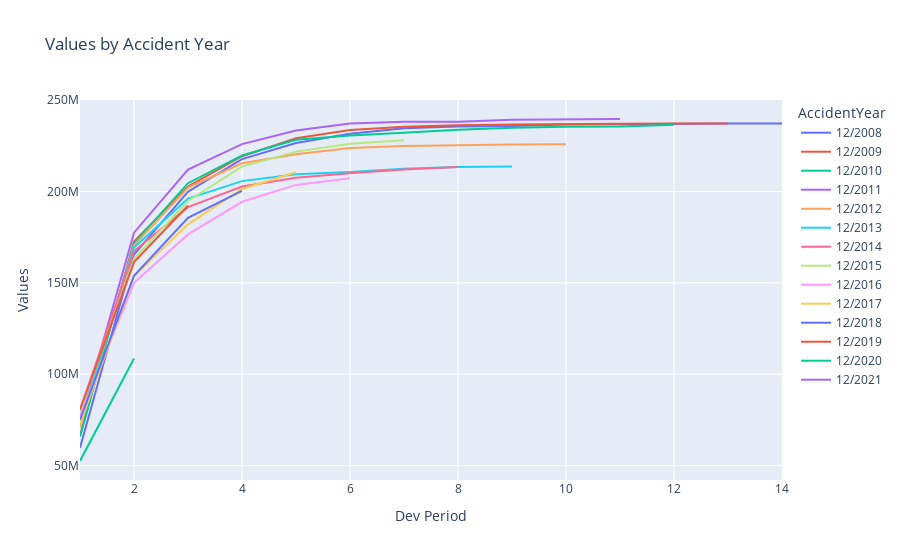
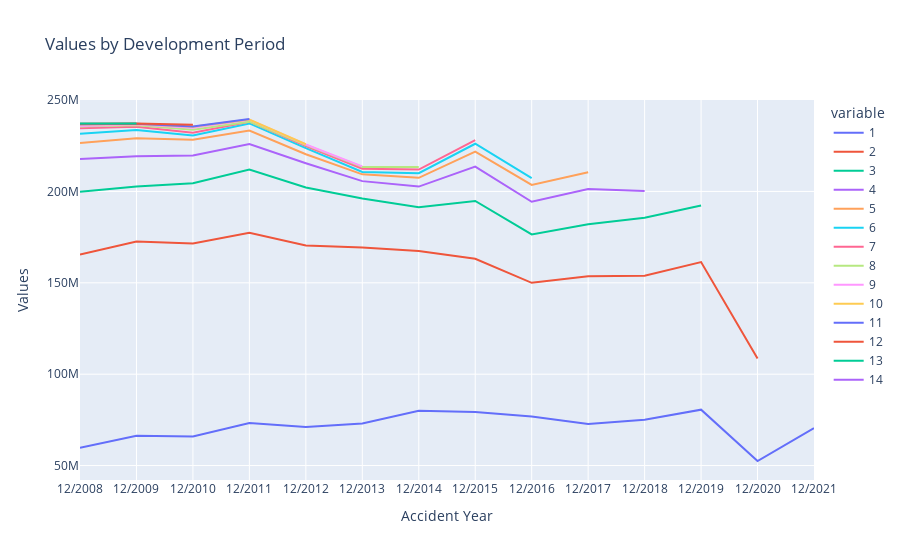

Source (notebook cell) for these figures, in order:
### Markdown cell above
## Análisis de los datos:
### Triángulo de pagos acumulado
Antes de llevar a cabo ninguna proyección, es una buena opción, y más en Python, poder hacer una análisis visual del triángulo. 

Para mostrar los gráficos, usaremos la libería *plotly.express*, si bien se pueden usar otras con un diseño más atractivo, nos decantamos por esta porque nos permite un análisis del gráfico de forma más interactiva.

A continuación veremos de forma gráfica el desarrollo de los pagos acumulados por **año de accidente:**

### Code cell
#Grafico por año de accidente y año de desarrollo del triangulo de pagos acumulados:
CumPaid_tr.graph_tr()

### Figure 1 — Plotly figure (JSON) as saved in the notebook; plotly's stock layout.template omitted (floating-point values rounded to 4 significant figures)
{"data": [{"hovertemplate": "AccidentYear=12/2008<br>index=%{x}<br>value=%{y}<extra></extra>", "legendgroup": "12/2008", "line": {"color": "#636efa", "dash": "solid"}, "marker": {"symbol": "circle"}, "mode": "lines", "name": "12/2008", "orientation": "v", "showlegend": true, "type": "scatter", "x": [1, 2, 3, 4, 5, 6, 7, 8, 9, 10, 11, 12, 13, 14], "xaxis": "x", "y": [59770000.0, 165500000.0, 199900000.0, 217700000.0, 226500000.0, 231561596, 234600000.0, 235500000.0, 235800000.0, 236700000.0, 236800000.0, 237100000.0, 237100000.0, 237139707], "yaxis": "y"}, {"hovertemplate": "AccidentYear=12/2009<br>index=%{x}<br>value=%{y}<extra></extra>", "legendgroup": "12/2009", "line": {"color": "#EF553B", "dash": "solid"}, "marker": {"symbol": "circle"}, "mode": "lines", "name": "12/2009", "orientation": "v", "showlegend": true, "type": "scatter", "x": [1, 2, 3, 4, 5, 6, 7, 8, 9, 10, 11, 12, 13, 14], "xaxis": "x", "y": [66322949, 172600000.0, 202700000.0, 219300000.0, 229098212, 233600000.0, 235400000.0, 236200000.0, 236600000.0, 236978784, 237011082, 237220333, 237200000.0, null], "yaxis": "y"}, {"hovertemplate": "AccidentYear=12/2010<br>index=%{x}<br>value=%{y}<extra></extra>", "legendgroup": "12/2010", "line": {"color": "#00cc96", "dash": "solid"}, "marker": {"symbol": "circle"}, "mode": "lines", "name": "12/2010", "orientation": "v", "showlegend": true, "type": "scatter", "x": [1, 2, 3, 4, 5, 6, 7, 8, 9, 10, 11, 12, 13, 14], "xaxis": "x", "y": [65870000.0, 171545542, 204500000.0, 219700000.0, 228315913, 230600000.0, 232100000.0, 233760436, 234800000.0, 235400000.0, 235500000.0, 236600000.0, null, null], "yaxis": "y"}, {"hovertemplate": "AccidentYear=12/2011<br>index=%{x}<br>value=%{y}<extra></extra>", "legendgroup": "12/2011", "line": {"color": "#ab63fa", "dash": "solid"}, "marker": {"symbol": "circle"}, "mode": "lines", "name": "12/2011", "orientation": "v", "showlegend": true, "type": "scatter", "x": [1, 2, 3, 4, 5, 6, 7, 8, 9, 10, 11, 12, 13, 14], "xaxis": "x", "y": [73280000.0, 177400000.0, 212000000.0, 225904938, 233300000.0, 237200000.0, 238171038, 238204519, 239276107, 239300000.0, 239647219, null, null, null], "yaxis": "y"}, {"hovertemplate": "AccidentYear=12/2012<br>index=%{x}<br>value=%{y}<extra></extra>", "legendgroup": "12/2012", "line": {"color": "#FFA15A", "dash": "solid"}, "marker": {"symbol": "circle"}, "mode": "lines", "name": "12/2012", "orientation": "v", "showlegend": true, "type": "scatter", "x": [1, 2, 3, 4, 5, 6, 7, 8, 9, 10, 11, 12, 13, 14], "xaxis": "x", "y": [71130000.0, 170500000.0, 202100000.0, 215400000.0, 220361960, 223700000.0, 224800000.0, 225400000.0, 225710275, 225800000.0, null, null, null, null], "yaxis": "y"}, {"hovertemplate": "AccidentYear=12/2013<br>index=%{x}<br>value=%{y}<extra></extra>", "legendgroup": "12/2013", "line": {"color": "#19d3f3", "dash": "solid"}, "marker": {"symbol": "circle"}, "mode": "lines", "name": "12/2013", "orientation": "v", "showlegend": true, "type": "scatter", "x": [1, 2, 3, 4, 5, 6, 7, 8, 9, 10, 11, 12, 13, 14], "xaxis": "x", "y": [73050000.0, 169300000.0, 196100000.0, 205600000.0, 209351135, 210700000.0, 212500000.0, 213326428, 213720710, null, null, null, null, null], "yaxis": "y"}, {"hovertemplate": "AccidentYear=12/2014<br>index=%{x}<br>value=%{y}<extra></extra>", "legendgroup": "12/2014", "line": {"color": "#FF6692", "dash": "solid"}, "marker": {"symbol": "circle"}, "mode": "lines", "name": "12/2014", "orientation": "v", "showlegend": true, "type": "scatter", "x": [1, 2, 3, 4, 5, 6, 7, 8, 9, 10, 11, 12, 13, 14], "xaxis": "x", "y": [80030000.0, 167400000.0, 191426151, 202659814, 207440765, 209990095, 211954827, 213300000.0, null, null, null, null, null, null], "yaxis": "y"}, {"hovertemplate": "AccidentYear=12/2015<br>index=%{x}<br>value=%{y}<extra></extra>", "legendgroup": "12/2015", "line": {"color": "#B6E880", "dash": "solid"}, "marker": {"symbol": "circle"}, "mode": "lines", "name": "12/2015", "orientation": "v", "showlegend": true, "type": "scatter", "x": [1, 2, 3, 4, 5, 6, 7, 8, 9, 10, 11, 12, 13, 14], "xaxis": "x", "y": [79283232, 163200000.0, 194775049, 213600000.0, 221800000.0, 226100000.0, 228100000.0, null, null, null, null, null, null, null], "yaxis": "y"}, {"hovertemplate": "AccidentYear=12/2016<br>index=%{x}<br>value=%{y}<extra></extra>", "legendgroup": "12/2016", "line": {"color": "#FF97FF", "dash": "solid"}, "marker": {"symbol": "circle"}, "mode": "lines", "name": "12/2016", "orientation": "v", "showlegend": true, "type": "scatter", "x": [1, 2, 3, 4, 5, 6, 7, 8, 9, 10, 11, 12, 13, 14], "xaxis": "x", "y": [76830000.0, 150000000.0, 176481879, 194400000.0, 203600000.0, 207300000.0, null, null, null, null, null, null, null, null], "yaxis": "y"}, {"hovertemplate": "AccidentYear=12/2017<br>index=%{x}<br>value=%{y}<extra></extra>", "legendgroup": "12/2017", "line": {"color": "#FECB52", "dash": "solid"}, "marker": {"symbol": "circle"}, "mode": "lines", "name": "12/2017", "orientation": "v", "showlegend": true, "type": "scatter", "x": [1, 2, 3, 4, 5, 6, 7, 8, 9, 10, 11, 12, 13, 14], "xaxis": "x", "y": [72760000.0, 153700000.0, 182000000.0, 201300000.0, 210500000.0, null, null, null, null, null, null, null, null, null], "yaxis": "y"}, {"hovertemplate": "AccidentYear=12/2018<br>index=%{x}<br>value=%{y}<extra></extra>", "legendgroup": "12/2018", "line": {"color": "#636efa", "dash": "solid"}, "marker": {"symbol": "circle"}, "mode": "lines", "name": "12/2018", "orientation": "v", "showlegend": true, "type": "scatter", "x": [1, 2, 3, 4, 5, 6, 7, 8, 9, 10, 11, 12, 13, 14], "xaxis": "x", "y": [75059369, 153900000.0, 185599785, 200300000.0, null, null, null, null, null, null, null, null, null, null], "yaxis": "y"}, {"hovertemplate": "AccidentYear=12/2019<br>index=%{x}<br>value=%{y}<extra></extra>", "legendgroup": "12/2019", "line": {"color": "#EF553B", "dash": "solid"}, "marker": {"symbol": "circle"}, "mode": "lines", "name": "12/2019", "orientation": "v", "showlegend": true, "type": "scatter", "x": [1, 2, 3, 4, 5, 6, 7, 8, 9, 10, 11, 12, 13, 14], "xaxis": "x", "y": [80580000.0, 161300000.0, 192300000.0, null, null, null, null, null, null, null, null, null, null, null], "yaxis": "y"}, {"hovertemplate": "AccidentYear=12/2020<br>index=%{x}<br>value=%{y}<extra></extra>", "legendgroup": "12/2020", "line": {"color": "#00cc96", "dash": "solid"}, "marker": {"symbol": "circle"}, "mode": "lines", "name": "12/2020", "orientation": "v", "showlegend": true, "type": "scatter", "x": [1, 2, 3, 4, 5, 6, 7, 8, 9, 10, 11, 12, 13, 14], "xaxis": "x", "y": [52500000.0, 108600000.0, null, null, null, null, null, null, null, null, null, null, null, null], "yaxis": "y"}, {"hovertemplate": "AccidentYear=12/2021<br>index=%{x}<br>value=%{y}<extra></extra>", "legendgroup": "12/2021", "line": {"color": "#ab63fa", "dash": "solid"}, "marker": {"symbol": "circle"}, "mode": "lines", "name": "12/2021", "orientation": "v", "showlegend": true, "type": "scatter", "x": [1, 2, 3, 4, 5, 6, 7, 8, 9, 10, 11, 12, 13, 14], "xaxis": "x", "y": [70450000.0, null, null, null, null, null, null, null, null, null, null, null, null, null], "yaxis": "y"}], "layout": {"legend": {"title": {"text": "AccidentYear"}, "tracegroupgap": 0}, "title": {"text": "Values by Accident Year"}, "xaxis": {"anchor": "y", "domain": [0, 1], "title": {"text": "Dev Period"}}, "yaxis": {"anchor": "x", "domain": [0, 1], "title": {"text": "Values"}}}}

### Figure 2 — Plotly figure (JSON) as saved in the notebook; plotly's stock layout.template omitted (floating-point values rounded to 4 significant figures)
{"data": [{"hovertemplate": "variable=1<br>AccidentYear=%{x}<br>value=%{y}<extra></extra>", "legendgroup": "1", "line": {"color": "#636efa", "dash": "solid"}, "marker": {"symbol": "circle"}, "mode": "lines", "name": "1", "orientation": "v", "showlegend": true, "type": "scatter", "x": ["12/2008", "12/2009", "12/2010", "12/2011", "12/2012", "12/2013", "12/2014", "12/2015", "12/2016", "12/2017", "12/2018", "12/2019", "12/2020", "12/2021"], "xaxis": "x", "y": [59770000.0, 66322949, 65870000.0, 73280000.0, 71130000.0, 73050000.0, 80030000.0, 79283232, 76830000.0, 72760000.0, 75059369, 80580000.0, 52500000.0, 70450000.0], "yaxis": "y"}, {"hovertemplate": "variable=2<br>AccidentYear=%{x}<br>value=%{y}<extra></extra>", "legendgroup": "2", "line": {"color": "#EF553B", "dash": "solid"}, "marker": {"symbol": "circle"}, "mode": "lines", "name": "2", "orientation": "v", "showlegend": true, "type": "scatter", "x": ["12/2008", "12/2009", "12/2010", "12/2011", "12/2012", "12/2013", "12/2014", "12/2015", "12/2016", "12/2017", "12/2018", "12/2019", "12/2020", "12/2021"], "xaxis": "x", "y": [165500000.0, 172600000.0, 171545542, 177400000.0, 170500000.0, 169300000.0, 167400000.0, 163200000.0, 150000000.0, 153700000.0, 153900000.0, 161300000.0, 108600000.0, null], "yaxis": "y"}, {"hovertemplate": "variable=3<br>AccidentYear=%{x}<br>value=%{y}<extra></extra>", "legendgroup": "3", "line": {"color": "#00cc96", "dash": "solid"}, "marker": {"symbol": "circle"}, "mode": "lines", "name": "3", "orientation": "v", "showlegend": true, "type": "scatter", "x": ["12/2008", "12/2009", "12/2010", "12/2011", "12/2012", "12/2013", "12/2014", "12/2015", "12/2016", "12/2017", "12/2018", "12/2019", "12/2020", "12/2021"], "xaxis": "x", "y": [199900000.0, 202700000.0, 204500000.0, 212000000.0, 202100000.0, 196100000.0, 191426151, 194775049, 176481879, 182000000.0, 185599785, 192300000.0, null, null], "yaxis": "y"}, {"hovertemplate": "variable=4<br>AccidentYear=%{x}<br>value=%{y}<extra></extra>", "legendgroup": "4", "line": {"color": "#ab63fa", "dash": "solid"}, "marker": {"symbol": "circle"}, "mode": "lines", "name": "4", "orientation": "v", "showlegend": true, "type": "scatter", "x": ["12/2008", "12/2009", "12/2010", "12/2011", "12/2012", "12/2013", "12/2014", "12/2015", "12/2016", "12/2017", "12/2018", "12/2019", "12/2020", "12/2021"], "xaxis": "x", "y": [217700000.0, 219300000.0, 219700000.0, 225904938, 215400000.0, 205600000.0, 202659814, 213600000.0, 194400000.0, 201300000.0, 200300000.0, null, null, null], "yaxis": "y"}, {"hovertemplate": "variable=5<br>AccidentYear=%{x}<br>value=%{y}<extra></extra>", "legendgroup": "5", "line": {"color": "#FFA15A", "dash": "solid"}, "marker": {"symbol": "circle"}, "mode": "lines", "name": "5", "orientation": "v", "showlegend": true, "type": "scatter", "x": ["12/2008", "12/2009", "12/2010", "12/2011", "12/2012", "12/2013", "12/2014", "12/2015", "12/2016", "12/2017", "12/2018", "12/2019", "12/2020", "12/2021"], "xaxis": "x", "y": [226500000.0, 229098212, 228315913, 233300000.0, 220361960, 209351135, 207440765, 221800000.0, 203600000.0, 210500000.0, null, null, null, null], "yaxis": "y"}, {"hovertemplate": "variable=6<br>AccidentYear=%{x}<br>value=%{y}<extra></extra>", "legendgroup": "6", "line": {"color": "#19d3f3", "dash": "solid"}, "marker": {"symbol": "circle"}, "mode": "lines", "name": "6", "orientation": "v", "showlegend": true, "type": "scatter", "x": ["12/2008", "12/2009", "12/2010", "12/2011", "12/2012", "12/2013", "12/2014", "12/2015", "12/2016", "12/2017", "12/2018", "12/2019", "12/2020", "12/2021"], "xaxis": "x", "y": [231561596, 233600000.0, 230600000.0, 237200000.0, 223700000.0, 210700000.0, 209990095, 226100000.0, 207300000.0, null, null, null, null, null], "yaxis": "y"}, {"hovertemplate": "variable=7<br>AccidentYear=%{x}<br>value=%{y}<extra></extra>", "legendgroup": "7", "line": {"color": "#FF6692", "dash": "solid"}, "marker": {"symbol": "circle"}, "mode": "lines", "name": "7", "orientation": "v", "showlegend": true, "type": "scatter", "x": ["12/2008", "12/2009", "12/2010", "12/2011", "12/2012", "12/2013", "12/2014", "12/2015", "12/2016", "12/2017", "12/2018", "12/2019", "12/2020", "12/2021"], "xaxis": "x", "y": [234600000.0, 235400000.0, 232100000.0, 238171038, 224800000.0, 212500000.0, 211954827, 228100000.0, null, null, null, null, null, null], "yaxis": "y"}, {"hovertemplate": "variable=8<br>AccidentYear=%{x}<br>value=%{y}<extra></extra>", "legendgroup": "8", "line": {"color": "#B6E880", "dash": "solid"}, "marker": {"symbol": "circle"}, "mode": "lines", "name": "8", "orientation": "v", "showlegend": true, "type": "scatter", "x": ["12/2008", "12/2009", "12/2010", "12/2011", "12/2012", "12/2013", "12/2014", "12/2015", "12/2016", "12/2017", "12/2018", "12/2019", "12/2020", "12/2021"], "xaxis": "x", "y": [235500000.0, 236200000.0, 233760436, 238204519, 225400000.0, 213326428, 213300000.0, null, null, null, null, null, null, null], "yaxis": "y"}, {"hovertemplate": "variable=9<br>AccidentYear=%{x}<br>value=%{y}<extra></extra>", "legendgroup": "9", "line": {"color": "#FF97FF", "dash": "solid"}, "marker": {"symbol": "circle"}, "mode": "lines", "name": "9", "orientation": "v", "showlegend": true, "type": "scatter", "x": ["12/2008", "12/2009", "12/2010", "12/2011", "12/2012", "12/2013", "12/2014", "12/2015", "12/2016", "12/2017", "12/2018", "12/2019", "12/2020", "12/2021"], "xaxis": "x", "y": [235800000.0, 236600000.0, 234800000.0, 239276107, 225710275, 213720710, null, null, null, null, null, null, null, null], "yaxis": "y"}, {"hovertemplate": "variable=10<br>AccidentYear=%{x}<br>value=%{y}<extra></extra>", "legendgroup": "10", "line": {"color": "#FECB52", "dash": "solid"}, "marker": {"symbol": "circle"}, "mode": "lines", "name": "10", "orientation": "v", "showlegend": true, "type": "scatter", "x": ["12/2008", "12/2009", "12/2010", "12/2011", "12/2012", "12/2013", "12/2014", "12/2015", "12/2016", "12/2017", "12/2018", "12/2019", "12/2020", "12/2021"], "xaxis": "x", "y": [236700000.0, 236978784, 235400000.0, 239300000.0, 225800000.0, null, null, null, null, null, null, null, null, null], "yaxis": "y"}, {"hovertemplate": "variable=11<br>AccidentYear=%{x}<br>value=%{y}<extra></extra>", "legendgroup": "11", "line": {"color": "#636efa", "dash": "solid"}, "marker": {"symbol": "circle"}, "mode": "lines", "name": "11", "orientation": "v", "showlegend": true, "type": "scatter", "x": ["12/2008", "12/2009", "12/2010", "12/2011", "12/2012", "12/2013", "12/2014", "12/2015", "12/2016", "12/2017", "12/2018", "12/2019", "12/2020", "12/2021"], "xaxis": "x", "y": [236800000.0, 237011082, 235500000.0, 239647219, null, null, null, null, null, null, null, null, null, null], "yaxis": "y"}, {"hovertemplate": "variable=12<br>AccidentYear=%{x}<br>value=%{y}<extra></extra>", "legendgroup": "12", "line": {"color": "#EF553B", "dash": "solid"}, "marker": {"symbol": "circle"}, "mode": "lines", "name": "12", "orientation": "v", "showlegend": true, "type": "scatter", "x": ["12/2008", "12/2009", "12/2010", "12/2011", "12/2012", "12/2013", "12/2014", "12/2015", "12/2016", "12/2017", "12/2018", "12/2019", "12/2020", "12/2021"], "xaxis": "x", "y": [237100000.0, 237220333, 236600000.0, null, null, null, null, null, null, null, null, null, null, null], "yaxis": "y"}, {"hovertemplate": "variable=13<br>AccidentYear=%{x}<br>value=%{y}<extra></extra>", "legendgroup": "13", "line": {"color": "#00cc96", "dash": "solid"}, "marker": {"symbol": "circle"}, "mode": "lines", "name": "13", "orientation": "v", "showlegend": true, "type": "scatter", "x": ["12/2008", "12/2009", "12/2010", "12/2011", "12/2012", "12/2013", "12/2014", "12/2015", "12/2016", "12/2017", "12/2018", "12/2019", "12/2020", "12/2021"], "xaxis": "x", "y": [237100000.0, 237200000.0, null, null, null, null, null, null, null, null, null, null, null, null], "yaxis": "y"}, {"hovertemplate": "variable=14<br>AccidentYear=%{x}<br>value=%{y}<extra></extra>", "legendgroup": "14", "line": {"color": "#ab63fa", "dash": "solid"}, "marker": {"symbol": "circle"}, "mode": "lines", "name": "14", "orientation": "v", "showlegend": true, "type": "scatter", "x": ["12/2008", "12/2009", "12/2010", "12/2011", "12/2012", "12/2013", "12/2014", "12/2015", "12/2016", "12/2017", "12/2018", "12/2019", "12/2020", "12/2021"], "xaxis": "x", "y": [237139707, null, null, null, null, null, null, null, null, null, null, null, null, null], "yaxis": "y"}], "layout": {"legend": {"title": {"text": "variable"}, "tracegroupgap": 0}, "title": {"text": "Values by Development Period"}, "xaxis": {"anchor": "y", "domain": [0, 1], "title": {"text": "Accident Year"}}, "yaxis": {"anchor": "x", "domain": [0, 1], "title": {"text": "Values"}}}}
